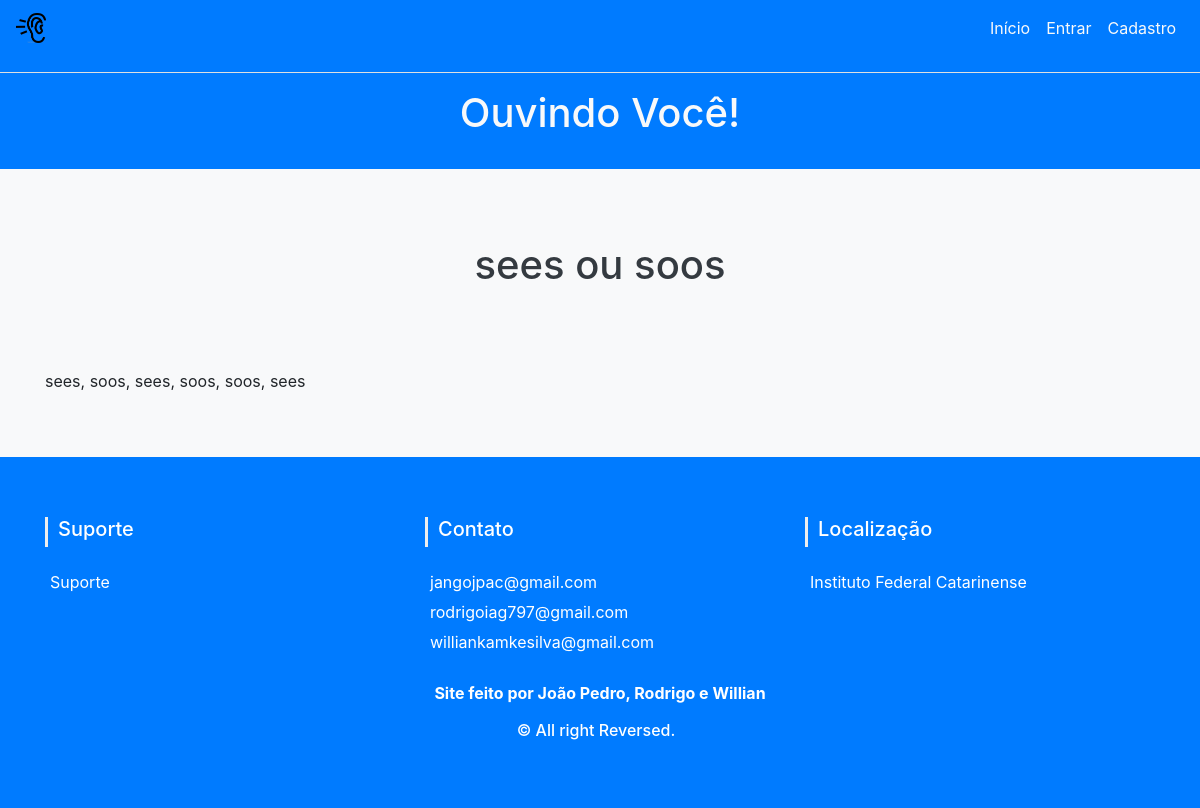
The app's page /mostratexto.php?elogio=1 with its own data.
### tables this page shows
CREATE TABLE elogio (
cod_elogio int(5) NOT NULL AUTO_INCREMENT PRIMARY KEY,
titulo varchar(50) NOT NULL,
texto_elogio text NOT NULL,
elo_cod_usuario int(5) NOT NULL,
cod_usuario int(5)
);

### mostratexto.php (the view, shortened to what this page needs)
<?php
require 'config.php';
?>
<!DOCTYPE html>
<html lang="en">
<head>
    <link rel="stylesheet" href="css/bootstrap.min.css">
    <link rel="stylesheet" href="css/estilo.css">
</head>
<body class="bg-light">
<?php include 'menu.php'; ?>
<br><br><br>
<div class="container">
    <?php
        $y = $connect->query("SELECT `cod_elogio`, `titulo`, `texto_elogio` FROM `elogio` WHERE elogio.cod_elogio = ".$_GET['elogio'].";");
        $linhaelo = $y->fetch(PDO::FETCH_ASSOC);
        echo "<h1 class='text-center text-dark'>{$linhaelo['titulo']}</h1><br />";
        echo "<br /><br />";
        echo "<p>{$linhaelo['texto_elogio']}</p>";
        echo "<br /><br />";
   ?>
</div>
<?php include 'rodape.php'; ?>
</body>
</html>

### records on screen
elogio: titulo "sees ou soos", texto_elogio "sees, soos, sees, soos, soos, sees"
